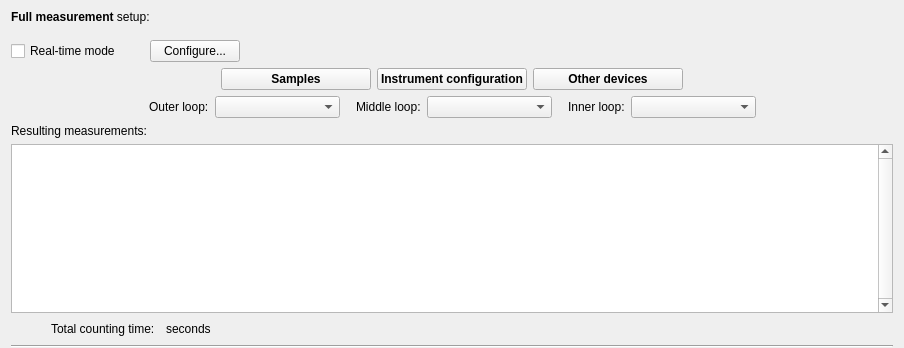
<?xml version="1.0" encoding="UTF-8"?>
<ui version="4.0">
 <class>Form</class>
 <widget class="QWidget" name="Form">
  <property name="geometry">
   <rect>
    <x>0</x>
    <y>0</y>
    <width>904</width>
    <height>348</height>
   </rect>
  </property>
  <property name="windowTitle">
   <string>Form</string>
  </property>
  <layout class="QVBoxLayout" name="verticalLayout">
   <property name="topMargin">
    <number>0</number>
   </property>
   <property name="bottomMargin">
    <number>0</number>
   </property>
   <item>
    <layout class="QHBoxLayout" name="horizontalLayout">
     <item>
      <widget class="QLabel" name="label">
       <property name="minimumSize">
        <size>
         <width>90</width>
         <height>0</height>
        </size>
       </property>
       <property name="text">
        <string>&lt;html&gt;&lt;head/&gt;&lt;body&gt;&lt;p&gt;&lt;span style=&quot; font-weight:600;&quot;&gt;Full measurement&lt;/span&gt; setup:&lt;/p&gt;&lt;/body&gt;&lt;/html&gt;</string>
       </property>
      </widget>
     </item>
     <item>
      <spacer name="horizontalSpacer">
       <property name="orientation">
        <enum>Qt::Horizontal</enum>
       </property>
       <property name="sizeHint" stdset="0">
        <size>
         <width>40</width>
         <height>20</height>
        </size>
       </property>
      </spacer>
     </item>
     <item>
      <widget class="QWidget" name="buttons" native="true">
       <property name="minimumSize">
        <size>
         <width>156</width>
         <height>34</height>
        </size>
       </property>
      </widget>
     </item>
    </layout>
   </item>
   <item>
    <layout class="QHBoxLayout" name="horizontalLayout_5">
     <item>
      <widget class="QCheckBox" name="rtBox">
       <property name="text">
        <string>Real-time mode </string>
       </property>
      </widget>
     </item>
     <item>
      <spacer name="horizontalSpacer_12">
       <property name="orientation">
        <enum>Qt::Horizontal</enum>
       </property>
       <property name="sizeType">
        <enum>QSizePolicy::Fixed</enum>
       </property>
       <property name="sizeHint" stdset="0">
        <size>
         <width>20</width>
         <height>20</height>
        </size>
       </property>
      </spacer>
     </item>
     <item>
      <widget class="QPushButton" name="rtConfBtn">
       <property name="text">
        <string>   Configure...   </string>
       </property>
      </widget>
     </item>
     <item>
      <spacer name="horizontalSpacer_11">
       <property name="orientation">
        <enum>Qt::Horizontal</enum>
       </property>
       <property name="sizeHint" stdset="0">
        <size>
         <width>40</width>
         <height>20</height>
        </size>
       </property>
      </spacer>
     </item>
     <item>
      <widget class="QFrame" name="extendedFrame">
       <property name="frameShape">
        <enum>QFrame::NoFrame</enum>
       </property>
       <property name="frameShadow">
        <enum>QFrame::Plain</enum>
       </property>
       <layout class="QHBoxLayout" name="horizontalLayout_6">
        <property name="margin">
         <number>0</number>
        </property>
       </layout>
      </widget>
     </item>
    </layout>
   </item>
   <item>
    <layout class="QHBoxLayout" name="horizontalLayout_2">
     <item>
      <spacer name="horizontalSpacer_5">
       <property name="orientation">
        <enum>Qt::Horizontal</enum>
       </property>
       <property name="sizeHint" stdset="0">
        <size>
         <width>40</width>
         <height>20</height>
        </size>
       </property>
      </spacer>
     </item>
     <item>
      <widget class="QPushButton" name="selSamples">
       <property name="minimumSize">
        <size>
         <width>150</width>
         <height>0</height>
        </size>
       </property>
       <property name="font">
        <font>
         <bold>true</bold>
        </font>
       </property>
       <property name="text">
        <string>Samples</string>
       </property>
      </widget>
     </item>
     <item>
      <widget class="QPushButton" name="selDetsets">
       <property name="minimumSize">
        <size>
         <width>150</width>
         <height>0</height>
        </size>
       </property>
       <property name="font">
        <font>
         <bold>true</bold>
        </font>
       </property>
       <property name="text">
        <string>Instrument configuration</string>
       </property>
      </widget>
     </item>
     <item>
      <widget class="QPushButton" name="selDevices">
       <property name="minimumSize">
        <size>
         <width>150</width>
         <height>0</height>
        </size>
       </property>
       <property name="font">
        <font>
         <bold>true</bold>
        </font>
       </property>
       <property name="text">
        <string>Other devices</string>
       </property>
      </widget>
     </item>
     <item>
      <spacer name="horizontalSpacer_2">
       <property name="orientation">
        <enum>Qt::Horizontal</enum>
       </property>
       <property name="sizeHint" stdset="0">
        <size>
         <width>40</width>
         <height>20</height>
        </size>
       </property>
      </spacer>
     </item>
    </layout>
   </item>
   <item>
    <layout class="QHBoxLayout" name="horizontalLayout_4">
     <item>
      <spacer name="horizontalSpacer_9">
       <property name="orientation">
        <enum>Qt::Horizontal</enum>
       </property>
       <property name="sizeHint" stdset="0">
        <size>
         <width>40</width>
         <height>20</height>
        </size>
       </property>
      </spacer>
     </item>
     <item>
      <widget class="QLabel" name="label_3">
       <property name="text">
        <string>Outer loop:</string>
       </property>
      </widget>
     </item>
     <item>
      <widget class="QComboBox" name="outerLoop">
       <property name="minimumSize">
        <size>
         <width>125</width>
         <height>20</height>
        </size>
       </property>
      </widget>
     </item>
     <item>
      <spacer name="horizontalSpacer_7">
       <property name="orientation">
        <enum>Qt::Horizontal</enum>
       </property>
       <property name="sizeType">
        <enum>QSizePolicy::Fixed</enum>
       </property>
       <property name="sizeHint" stdset="0">
        <size>
         <width>10</width>
         <height>20</height>
        </size>
       </property>
      </spacer>
     </item>
     <item>
      <widget class="QLabel" name="label_7">
       <property name="text">
        <string>Middle loop:</string>
       </property>
      </widget>
     </item>
     <item>
      <widget class="QComboBox" name="middleLoop">
       <property name="minimumSize">
        <size>
         <width>125</width>
         <height>0</height>
        </size>
       </property>
      </widget>
     </item>
     <item>
      <spacer name="horizontalSpacer_8">
       <property name="orientation">
        <enum>Qt::Horizontal</enum>
       </property>
       <property name="sizeType">
        <enum>QSizePolicy::Fixed</enum>
       </property>
       <property name="sizeHint" stdset="0">
        <size>
         <width>10</width>
         <height>20</height>
        </size>
       </property>
      </spacer>
     </item>
     <item>
      <widget class="QLabel" name="label_8">
       <property name="text">
        <string>Inner loop:</string>
       </property>
      </widget>
     </item>
     <item>
      <widget class="QComboBox" name="innerLoop">
       <property name="minimumSize">
        <size>
         <width>125</width>
         <height>0</height>
        </size>
       </property>
       <property name="font">
        <font/>
       </property>
      </widget>
     </item>
     <item>
      <spacer name="horizontalSpacer_10">
       <property name="orientation">
        <enum>Qt::Horizontal</enum>
       </property>
       <property name="sizeHint" stdset="0">
        <size>
         <width>40</width>
         <height>20</height>
        </size>
       </property>
      </spacer>
     </item>
    </layout>
   </item>
   <item>
    <widget class="QLabel" name="label_2">
     <property name="text">
      <string>Resulting measurements:</string>
     </property>
    </widget>
   </item>
   <item>
    <widget class="QTableWidget" name="table">
     <property name="verticalScrollBarPolicy">
      <enum>Qt::ScrollBarAlwaysOn</enum>
     </property>
     <property name="editTriggers">
      <set>QAbstractItemView::NoEditTriggers</set>
     </property>
    </widget>
   </item>
   <item>
    <layout class="QHBoxLayout" name="horizontalLayout_3">
     <item>
      <spacer name="horizontalSpacer_4">
       <property name="orientation">
        <enum>Qt::Horizontal</enum>
       </property>
       <property name="sizeType">
        <enum>QSizePolicy::Fixed</enum>
       </property>
       <property name="sizeHint" stdset="0">
        <size>
         <width>40</width>
         <height>20</height>
        </size>
       </property>
      </spacer>
     </item>
     <item>
      <widget class="QLabel" name="label_4">
       <property name="text">
        <string>Total counting time:</string>
       </property>
      </widget>
     </item>
     <item>
      <spacer name="horizontalSpacer_6">
       <property name="orientation">
        <enum>Qt::Horizontal</enum>
       </property>
       <property name="sizeType">
        <enum>QSizePolicy::Fixed</enum>
       </property>
       <property name="sizeHint" stdset="0">
        <size>
         <width>5</width>
         <height>1</height>
        </size>
       </property>
      </spacer>
     </item>
     <item>
      <widget class="QLabel" name="totalTime">
       <property name="text">
        <string>seconds</string>
       </property>
      </widget>
     </item>
     <item>
      <spacer name="horizontalSpacer_3">
       <property name="orientation">
        <enum>Qt::Horizontal</enum>
       </property>
       <property name="sizeHint" stdset="0">
        <size>
         <width>40</width>
         <height>20</height>
        </size>
       </property>
      </spacer>
     </item>
    </layout>
   </item>
   <item>
    <widget class="Line" name="line">
     <property name="orientation">
      <enum>Qt::Horizontal</enum>
     </property>
    </widget>
   </item>
  </layout>
 </widget>
 <resources>
  <include location="../../../resources/nicos-gui.qrc"/>
 </resources>
 <connections/>
</ui>
